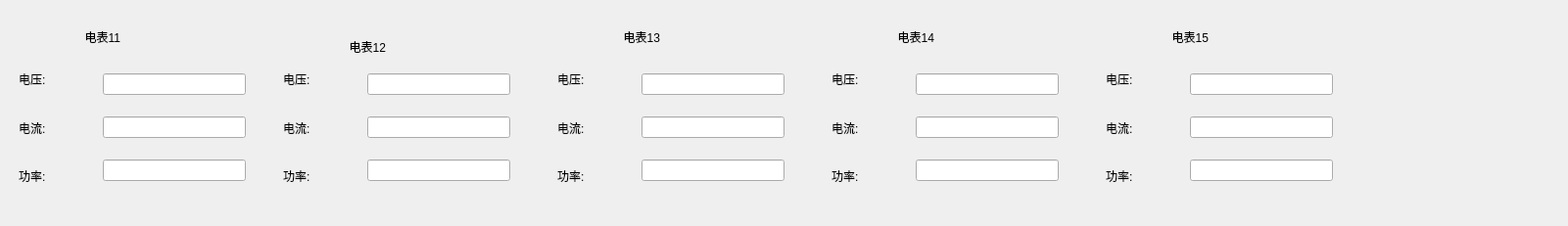
     <widget class="QWidget" name="widget_48" native="true">
      <property name="geometry">
       <rect>
        <x>10</x>
        <y>650</y>
        <width>1601</width>
        <height>231</height>
       </rect>
      </property>
      <widget class="QWidget" name="widget_49" native="true">
       <property name="geometry">
        <rect>
         <x>10</x>
         <y>10</y>
         <width>251</width>
         <height>200</height>
        </rect>
       </property>
       <property name="minimumSize">
        <size>
         <width>200</width>
         <height>200</height>
        </size>
       </property>
       <widget class="QWidget" name="widget_50" native="true">
        <property name="geometry">
         <rect>
          <x>0</x>
          <y>40</y>
          <width>250</width>
          <height>161</height>
         </rect>
        </property>
        <property name="minimumSize">
         <size>
          <width>190</width>
          <height>160</height>
         </size>
        </property>
        <layout class="QHBoxLayout" name="horizontalLayout_13">
         <item>
          <widget class="QWidget" name="widget_51" native="true">
           <property name="minimumSize">
            <size>
             <width>80</width>
             <height>140</height>
            </size>
           </property>
           <layout class="QVBoxLayout" name="verticalLayout_23">
            <item>
             <widget class="QLabel" name="label_46">
              <property name="text">
               <string>电压:</string>
              </property>
             </widget>
            </item>
            <item>
             <widget class="QLabel" name="label_47">
              <property name="text">
               <string>电流:</string>
              </property>
             </widget>
            </item>
            <item>
             <widget class="QLabel" name="label_48">
              <property name="text">
               <string>功率:</string>
              </property>
             </widget>
            </item>
           </layout>
          </widget>
         </item>
         <item>
          <widget class="QWidget" name="widget_52" native="true">
           <property name="minimumSize">
            <size>
             <width>120</width>
             <height>150</height>
            </size>
           </property>
           <layout class="QVBoxLayout" name="verticalLayout_24">
            <item>
             <widget class="QLineEdit" name="lineEdit_34"/>
            </item>
            <item>
             <widget class="QLineEdit" name="lineEdit_35"/>
            </item>
            <item>
             <widget class="QLineEdit" name="lineEdit_36"/>
            </item>
           </layout>
          </widget>
         </item>
        </layout>
       </widget>
       <widget class="QLabel" name="label_49">
        <property name="geometry">
         <rect>
          <x>70</x>
          <y>10</y>
          <width>101</width>
          <height>35</height>
         </rect>
        </property>
        <property name="minimumSize">
         <size>
          <width>60</width>
          <height>30</height>
         </size>
        </property>
        <property name="text">
         <string>  电表11</string>
        </property>
       </widget>
      </widget>
      <widget class="QWidget" name="widget_53" native="true">
       <property name="geometry">
        <rect>
         <x>280</x>
         <y>20</y>
         <width>251</width>
         <height>200</height>
        </rect>
       </property>
       <property name="minimumSize">
        <size>
         <width>200</width>
         <height>200</height>
        </size>
       </property>
       <widget class="QWidget" name="widget_54" native="true">
        <property name="geometry">
         <rect>
          <x>0</x>
          <y>30</y>
          <width>250</width>
          <height>161</height>
         </rect>
        </property>
        <property name="minimumSize">
         <size>
          <width>190</width>
          <height>160</height>
         </size>
        </property>
        <layout class="QHBoxLayout" name="horizontalLayout_14">
         <item>
          <widget class="QWidget" name="widget_55" native="true">
           <property name="minimumSize">
            <size>
             <width>80</width>
             <height>140</height>
            </size>
           </property>
           <layout class="QVBoxLayout" name="verticalLayout_25">
            <item>
             <widget class="QLabel" name="label_50">
              <property name="text">
               <string>电压:</string>
              </property>
             </widget>
            </item>
            <item>
             <widget class="QLabel" name="label_51">
              <property name="text">
               <string>电流:</string>
              </property>
             </widget>
            </item>
            <item>
             <widget class="QLabel" name="label_52">
              <property name="text">
               <string>功率:</string>
              </property>
             </widget>
            </item>
           </layout>
          </widget>
         </item>
         <item>
          <widget class="QWidget" name="widget_56" native="true">
           <property name="minimumSize">
            <size>
             <width>120</width>
             <height>150</height>
            </size>
           </property>
           <layout class="QVBoxLayout" name="verticalLayout_26">
            <item>
             <widget class="QLineEdit" name="lineEdit_37"/>
            </item>
            <item>
             <widget class="QLineEdit" name="lineEdit_38"/>
            </item>
            <item>
             <widget class="QLineEdit" name="lineEdit_39"/>
            </item>
           </layout>
          </widget>
         </item>
        </layout>
       </widget>
       <widget class="QLabel" name="label_53">
        <property name="geometry">
         <rect>
          <x>70</x>
          <y>10</y>
          <width>101</width>
          <height>35</height>
         </rect>
        </property>
        <property name="minimumSize">
         <size>
          <width>60</width>
          <height>30</height>
         </size>
        </property>
        <property name="text">
         <string>  电表12</string>
        </property>
       </widget>
      </widget>
      <widget class="QWidget" name="widget_57" native="true">
       <property name="geometry">
        <rect>
         <x>560</x>
         <y>10</y>
         <width>251</width>
         <height>200</height>
        </rect>
       </property>
       <property name="minimumSize">
        <size>
         <width>200</width>
         <height>200</height>
        </size>
       </property>
       <widget class="QWidget" name="widget_58" native="true">
        <property name="geometry">
         <rect>
          <x>0</x>
          <y>40</y>
          <width>250</width>
          <height>161</height>
         </rect>
        </property>
        <property name="minimumSize">
         <size>
          <width>190</width>
          <height>160</height>
         </size>
        </property>
        <layout class="QHBoxLayout" name="horizontalLayout_15">
         <item>
          <widget class="QWidget" name="widget_59" native="true">
           <property name="minimumSize">
            <size>
             <width>80</width>
             <height>140</height>
            </size>
           </property>
           <layout class="QVBoxLayout" name="verticalLayout_27">
            <item>
             <widget class="QLabel" name="label_54">
              <property name="text">
               <string>电压:</string>
              </property>
             </widget>
            </item>
            <item>
             <widget class="QLabel" name="label_55">
              <property name="text">
               <string>电流:</string>
              </property>
             </widget>
            </item>
            <item>
             <widget class="QLabel" name="label_56">
              <property name="text">
               <string>功率:</string>
              </property>
             </widget>
            </item>
           </layout>
          </widget>
         </item>
         <item>
          <widget class="QWidget" name="widget_60" native="true">
           <property name="minimumSize">
            <size>
             <width>120</width>
             <height>150</height>
            </size>
           </property>
           <layout class="QVBoxLayout" name="verticalLayout_28">
            <item>
             <widget class="QLineEdit" name="lineEdit_40"/>
            </item>
            <item>
             <widget class="QLineEdit" name="lineEdit_41"/>
            </item>
            <item>
             <widget class="QLineEdit" name="lineEdit_42"/>
            </item>
           </layout>
          </widget>
         </item>
        </layout>
       </widget>
       <widget class="QLabel" name="label_57">
        <property name="geometry">
         <rect>
          <x>70</x>
          <y>10</y>
          <width>101</width>
          <height>35</height>
         </rect>
        </property>
        <property name="minimumSize">
         <size>
          <width>60</width>
          <height>30</height>
         </size>
        </property>
        <property name="text">
         <string>  电表13</string>
        </property>
       </widget>
      </widget>
      <widget class="QWidget" name="widget_61" native="true">
       <property name="geometry">
        <rect>
         <x>840</x>
         <y>10</y>
         <width>251</width>
         <height>200</height>
        </rect>
       </property>
       <property name="minimumSize">
        <size>
         <width>200</width>
         <height>200</height>
        </size>
       </property>
       <widget class="QWidget" name="widget_62" native="true">
        <property name="geometry">
         <rect>
          <x>0</x>
          <y>40</y>
          <width>250</width>
          <height>161</height>
         </rect>
        </property>
        <property name="minimumSize">
         <size>
          <width>190</width>
          <height>160</height>
         </size>
        </property>
        <layout class="QHBoxLayout" name="horizontalLayout_16">
         <item>
          <widget class="QWidget" name="widget_63" native="true">
           <property name="minimumSize">
            <size>
             <width>80</width>
             <height>140</height>
            </size>
           </property>
           <layout class="QVBoxLayout" name="verticalLayout_29">
            <item>
             <widget class="QLabel" name="label_58">
              <property name="text">
               <string>电压:</string>
              </property>
             </widget>
            </item>
            <item>
             <widget class="QLabel" name="label_59">
              <property name="text">
               <string>电流:</string>
              </property>
             </widget>
            </item>
            <item>
             <widget class="QLabel" name="label_60">
              <property name="text">
               <string>功率:</string>
              </property>
             </widget>
            </item>
           </layout>
          </widget>
         </item>
         <item>
          <widget class="QWidget" name="widget_64" native="true">
           <property name="minimumSize">
            <size>
             <width>120</width>
             <height>150</height>
            </size>
           </property>
           <layout class="QVBoxLayout" name="verticalLayout_30">
            <item>
             <widget class="QLineEdit" name="lineEdit_43"/>
            </item>
            <item>
             <widget class="QLineEdit" name="lineEdit_44"/>
            </item>
            <item>
             <widget class="QLineEdit" name="lineEdit_45"/>
            </item>
           </layout>
          </widget>
         </item>
        </layout>
       </widget>
       <widget class="QLabel" name="label_61">
        <property name="geometry">
         <rect>
          <x>70</x>
          <y>10</y>
          <width>101</width>
          <height>35</height>
         </rect>
        </property>
        <property name="minimumSize">
         <size>
          <width>60</width>
          <height>30</height>
         </size>
        </property>
        <property name="text">
         <string>  电表14</string>
        </property>
       </widget>
      </widget>
      <widget class="QWidget" name="widget_65" native="true">
       <property name="geometry">
        <rect>
         <x>1120</x>
         <y>10</y>
         <width>251</width>
         <height>200</height>
        </rect>
       </property>
       <property name="minimumSize">
        <size>
         <width>200</width>
         <height>200</height>
        </size>
       </property>
       <widget class="QWidget" name="widget_66" native="true">
        <property name="geometry">
         <rect>
          <x>0</x>
          <y>40</y>
          <width>250</width>
          <height>161</height>
         </rect>
        </property>
        <property name="minimumSize">
         <size>
          <width>190</width>
          <height>160</height>
         </size>
        </property>
        <layout class="QHBoxLayout" name="horizontalLayout_17">
         <item>
          <widget class="QWidget" name="widget_67" native="true">
           <property name="minimumSize">
            <size>
             <width>80</width>
             <height>140</height>
            </size>
           </property>
           <layout class="QVBoxLayout" name="verticalLayout_31">
            <item>
             <widget class="QLabel" name="label_62">
              <property name="text">
               <string>电压:</string>
              </property>
             </widget>
            </item>
            <item>
             <widget class="QLabel" name="label_63">
              <property name="text">
               <string>电流:</string>
              </property>
             </widget>
            </item>
            <item>
             <widget class="QLabel" name="label_64">
              <property name="text">
               <string>功率:</string>
              </property>
             </widget>
            </item>
           </layout>
          </widget>
         </item>
         <item>
          <widget class="QWidget" name="widget_68" native="true">
           <property name="minimumSize">
            <size>
             <width>120</width>
             <height>150</height>
            </size>
           </property>
           <layout class="QVBoxLayout" name="verticalLayout_32">
            <item>
             <widget class="QLineEdit" name="lineEdit_46"/>
            </item>
            <item>
             <widget class="QLineEdit" name="lineEdit_47"/>
            </item>
            <item>
             <widget class="QLineEdit" name="lineEdit_48"/>
            </item>
           </layout>
          </widget>
         </item>
        </layout>
       </widget>
       <widget class="QLabel" name="label_65">
        <property name="geometry">
         <rect>
          <x>70</x>
          <y>10</y>
          <width>111</width>
          <height>35</height>
         </rect>
        </property>
        <property name="minimumSize">
         <size>
          <width>60</width>
          <height>30</height>
         </size>
        </property>
        <property name="text">
         <string>  电表15</string>
        </property>
       </widget>
      </widget>
     </widget>
